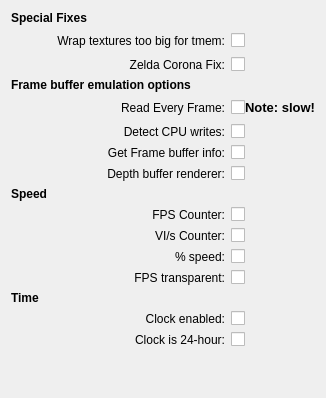
     <widget class="QWidget" name="tab_2" >
      <attribute name="title" >
       <string>Miscellaneous</string>
      </attribute>
      <layout class="QGridLayout" name="gridLayout_2" >
       <item row="0" column="0" colspan="3" >
        <widget class="QLabel" name="label_20" >
         <property name="text" >
          <string>&lt;h4>Special Fixes&lt;/h4></string>
         </property>
        </widget>
       </item>
       <item row="1" column="0" >
        <spacer name="horizontalSpacer_9" >
         <property name="orientation" >
          <enum>Qt::Horizontal</enum>
         </property>
         <property name="sizeType" >
          <enum>QSizePolicy::Fixed</enum>
         </property>
         <property name="sizeHint" stdset="0" >
          <size>
           <width>40</width>
           <height>20</height>
          </size>
         </property>
        </spacer>
       </item>
       <item row="1" column="1" >
        <widget class="QLabel" name="biggestLabel" >
         <property name="text" >
          <string>Wrap textures too big for tmem:</string>
         </property>
         <property name="alignment" >
          <set>Qt::AlignRight|Qt::AlignTrailing|Qt::AlignVCenter</set>
         </property>
        </widget>
       </item>
       <item row="1" column="2" >
        <widget class="QCheckBox" name="wrapTexturesCheck" >
         <property name="text" >
          <string/>
         </property>
        </widget>
       </item>
       <item row="2" column="1" >
        <widget class="QLabel" name="zeldaCoronaFixLabel" >
         <property name="text" >
          <string>Zelda Corona Fix:</string>
         </property>
         <property name="alignment" >
          <set>Qt::AlignRight|Qt::AlignTrailing|Qt::AlignVCenter</set>
         </property>
        </widget>
       </item>
       <item row="2" column="2" >
        <widget class="QCheckBox" name="zeldaCoronaFixCheck" >
         <property name="text" >
          <string/>
         </property>
        </widget>
       </item>
       <item row="3" column="0" colspan="3" >
        <widget class="QLabel" name="label_23" >
         <property name="text" >
          <string>&lt;h4>Frame buffer emulation options&lt;/h4></string>
         </property>
        </widget>
       </item>
       <item row="4" column="1" >
        <widget class="QLabel" name="label_24" >
         <property name="text" >
          <string>Read Every Frame:</string>
         </property>
         <property name="alignment" >
          <set>Qt::AlignRight|Qt::AlignTrailing|Qt::AlignVCenter</set>
         </property>
        </widget>
       </item>
       <item row="4" column="2" >
        <layout class="QHBoxLayout" name="horizontalLayout_8" >
         <property name="spacing" >
          <number>0</number>
         </property>
         <item>
          <widget class="QCheckBox" name="readEveryFrameCheck" >
           <property name="sizePolicy" >
            <sizepolicy vsizetype="Fixed" hsizetype="Maximum" >
             <horstretch>0</horstretch>
             <verstretch>0</verstretch>
            </sizepolicy>
           </property>
          </widget>
         </item>
         <item>
          <widget class="QLabel" name="label_38" >
           <property name="text" >
            <string>&lt;!DOCTYPE HTML PUBLIC "-//W3C//DTD HTML 4.0//EN" "http://www.w3.org/TR/REC-html40/strict.dtd">
&lt;html>&lt;head>&lt;meta name="qrichtext" content="1" />&lt;style type="text/css">
p, li { white-space: pre-wrap; }
&lt;/style>&lt;/head>&lt;body style=" font-family:'Sans Serif'; font-size:10pt; font-weight:400; font-style:normal;">
&lt;p style=" margin-top:0px; margin-bottom:0px; margin-left:0px; margin-right:0px; -qt-block-indent:0; text-indent:0px;">&lt;span style=" font-weight:600;">Note: slow!&lt;/span>&lt;/p>&lt;/body>&lt;/html></string>
           </property>
          </widget>
         </item>
         <item>
          <spacer name="horizontalSpacer_10" >
           <property name="orientation" >
            <enum>Qt::Horizontal</enum>
           </property>
           <property name="sizeHint" stdset="0" >
            <size>
             <width>0</width>
             <height>20</height>
            </size>
           </property>
          </spacer>
         </item>
        </layout>
       </item>
       <item row="5" column="1" >
        <widget class="QLabel" name="label_25" >
         <property name="text" >
          <string>Detect CPU writes:</string>
         </property>
         <property name="alignment" >
          <set>Qt::AlignRight|Qt::AlignTrailing|Qt::AlignVCenter</set>
         </property>
        </widget>
       </item>
       <item row="5" column="2" >
        <widget class="QCheckBox" name="detectCpuWritesCheck" >
         <property name="text" >
          <string/>
         </property>
        </widget>
       </item>
       <item row="6" column="1" >
        <widget class="QLabel" name="label_26" >
         <property name="text" >
          <string>Get Frame buffer info:</string>
         </property>
         <property name="alignment" >
          <set>Qt::AlignRight|Qt::AlignTrailing|Qt::AlignVCenter</set>
         </property>
        </widget>
       </item>
       <item row="6" column="2" >
        <widget class="QCheckBox" name="getFramebufferInfoCheck" >
         <property name="text" >
          <string/>
         </property>
        </widget>
       </item>
       <item row="7" column="1" >
        <widget class="QLabel" name="label_27" >
         <property name="text" >
          <string>Depth buffer renderer:</string>
         </property>
         <property name="alignment" >
          <set>Qt::AlignRight|Qt::AlignTrailing|Qt::AlignVCenter</set>
         </property>
        </widget>
       </item>
       <item row="7" column="2" >
        <widget class="QCheckBox" name="depthBufferRendererCheck" >
         <property name="text" >
          <string/>
         </property>
        </widget>
       </item>
       <item row="8" column="0" colspan="3" >
        <widget class="QLabel" name="label_28" >
         <property name="text" >
          <string>&lt;h4>Speed&lt;/h4></string>
         </property>
        </widget>
       </item>
       <item row="9" column="1" >
        <widget class="QLabel" name="label_29" >
         <property name="text" >
          <string>FPS Counter:</string>
         </property>
         <property name="alignment" >
          <set>Qt::AlignRight|Qt::AlignTrailing|Qt::AlignVCenter</set>
         </property>
        </widget>
       </item>
       <item row="9" column="2" >
        <widget class="QCheckBox" name="fpsCounterCheck" >
         <property name="text" >
          <string/>
         </property>
        </widget>
       </item>
       <item row="10" column="1" >
        <widget class="QLabel" name="label_30" >
         <property name="text" >
          <string>VI/s Counter:</string>
         </property>
         <property name="alignment" >
          <set>Qt::AlignRight|Qt::AlignTrailing|Qt::AlignVCenter</set>
         </property>
        </widget>
       </item>
       <item row="10" column="2" >
        <widget class="QCheckBox" name="viCounterCheck" >
         <property name="text" >
          <string/>
         </property>
        </widget>
       </item>
       <item row="11" column="1" >
        <widget class="QLabel" name="label_31" >
         <property name="text" >
          <string>% speed:</string>
         </property>
         <property name="alignment" >
          <set>Qt::AlignRight|Qt::AlignTrailing|Qt::AlignVCenter</set>
         </property>
        </widget>
       </item>
       <item row="11" column="2" >
        <widget class="QCheckBox" name="percentSpeedCheck" >
         <property name="text" >
          <string/>
         </property>
        </widget>
       </item>
       <item row="12" column="1" >
        <widget class="QLabel" name="label_32" >
         <property name="text" >
          <string>FPS transparent:</string>
         </property>
         <property name="alignment" >
          <set>Qt::AlignRight|Qt::AlignTrailing|Qt::AlignVCenter</set>
         </property>
        </widget>
       </item>
       <item row="12" column="2" >
        <widget class="QCheckBox" name="fpsTransparentCheck" >
         <property name="text" >
          <string/>
         </property>
        </widget>
       </item>
       <item row="13" column="0" colspan="3" >
        <widget class="QLabel" name="label_33" >
         <property name="text" >
          <string>&lt;h4>Time&lt;/h4></string>
         </property>
        </widget>
       </item>
       <item row="14" column="1" >
        <widget class="QLabel" name="label_34" >
         <property name="text" >
          <string>Clock enabled:</string>
         </property>
         <property name="alignment" >
          <set>Qt::AlignRight|Qt::AlignTrailing|Qt::AlignVCenter</set>
         </property>
        </widget>
       </item>
       <item row="14" column="2" >
        <widget class="QCheckBox" name="clockEnabledCheck" >
         <property name="text" >
          <string/>
         </property>
        </widget>
       </item>
       <item row="15" column="1" >
        <widget class="QLabel" name="label_35" >
         <property name="text" >
          <string>Clock is 24-hour:</string>
         </property>
         <property name="alignment" >
          <set>Qt::AlignRight|Qt::AlignTrailing|Qt::AlignVCenter</set>
         </property>
        </widget>
       </item>
       <item row="15" column="2" >
        <widget class="QCheckBox" name="clockIs24HourCheck" >
         <property name="text" >
          <string/>
         </property>
        </widget>
       </item>
       <item row="16" column="1" >
        <spacer name="verticalSpacer" >
         <property name="orientation" >
          <enum>Qt::Vertical</enum>
         </property>
         <property name="sizeHint" stdset="0" >
          <size>
           <width>20</width>
           <height>40</height>
          </size>
         </property>
        </spacer>
       </item>
      </layout>
     </widget>
